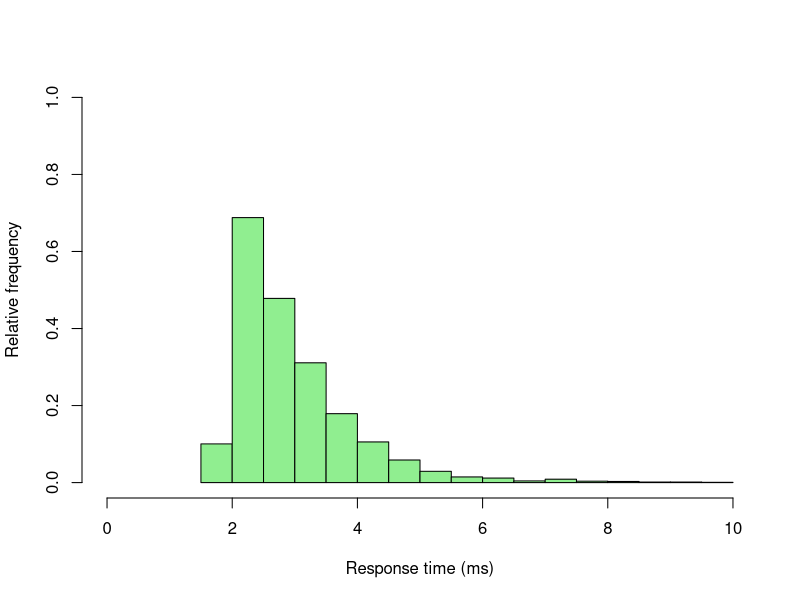
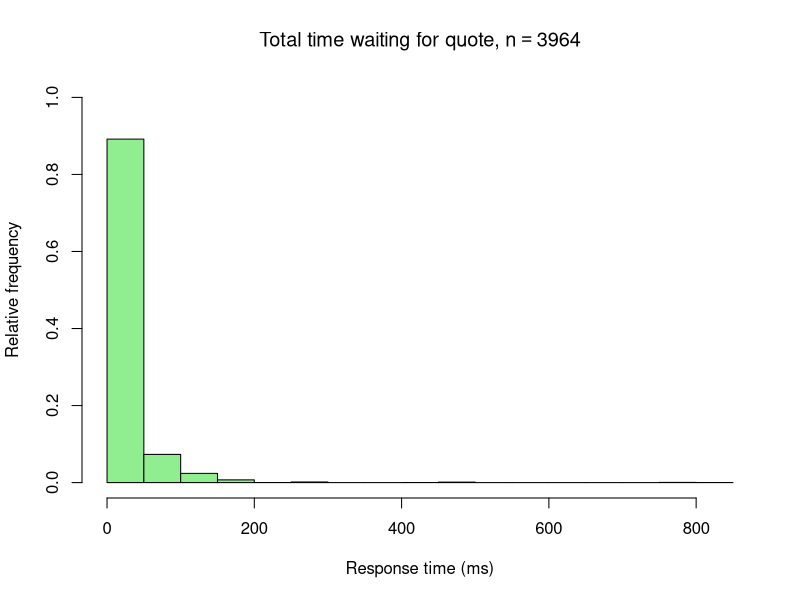
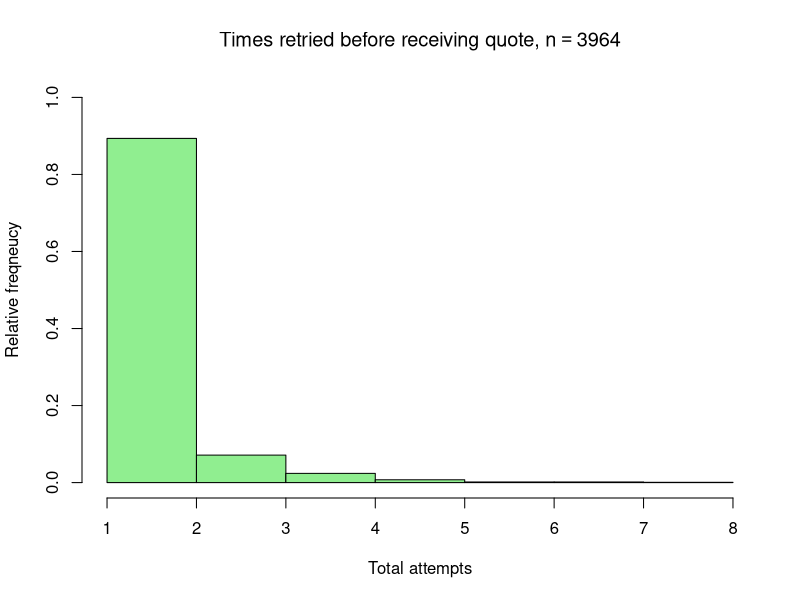

R code for these plots, in order:
## ---- chunk 1
quotes20 <- read.csv("quotes-20ms.csv", header = T, col.names = c("time", "attempts"))
quotes20$time <- quotes20$time / 1e6 # convert ns -> ms
## ---- chunk 2
singleAttempts <- subset(quotes20, attempts==1)
quantile(singleAttempts$time, c(.95, .99, .995))
## ---- chunk 3
quickAttempts <- subset(singleAttempts, time < 10)
h = hist(quickAttempts$time, plot=F)
plot(h,
     freq = F,
     col  = "lightgreen",
     ylim = range(0,1),
     ylab = "Relative frequency",
     xlim = range(0, 10),
     xlab = "Response time (ms)",
     main = "" # n = 2727
     )
## ---- chunk 4
htime = hist(quotes20$time, plot=F)
htime$density = htime$counts / sum(htime$counts) # change density to percents
plot(htime,
     freq = F,
     col  = "lightgreen",
     ylim = range(0,1),
     ylab = "Relative frequency",
     xlab = "Response time (ms)",
     main = bquote("Total time waiting for quote," ~ n == 3964)
     )

hattempts = hist(quotes20$attempts, breaks = c(seq(1, 8)), plot=F)
plot(hattempts,
     freq = F,
     col  = "lightgreen",
     ylim = range(0,1),
     ylab = "Relative freqneucy",
     xlab = "Total attempts",
     main = bquote("Times retried before receiving quote," ~ n == 3964)
     )
